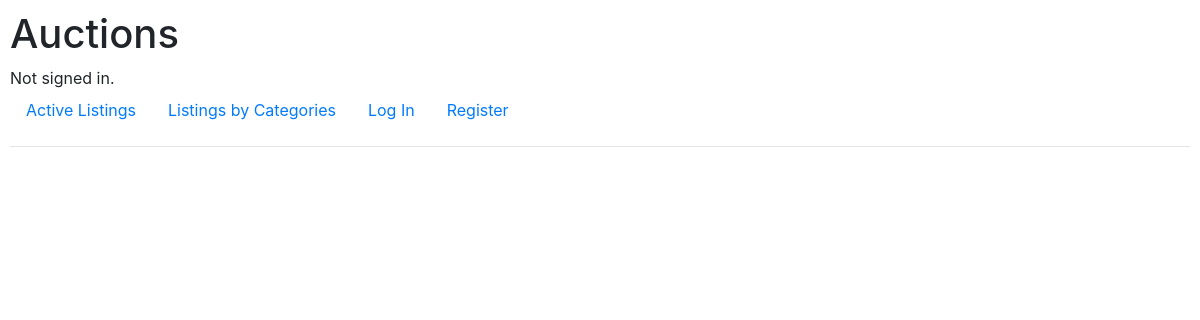
Page /categories/ on the earlier database version.
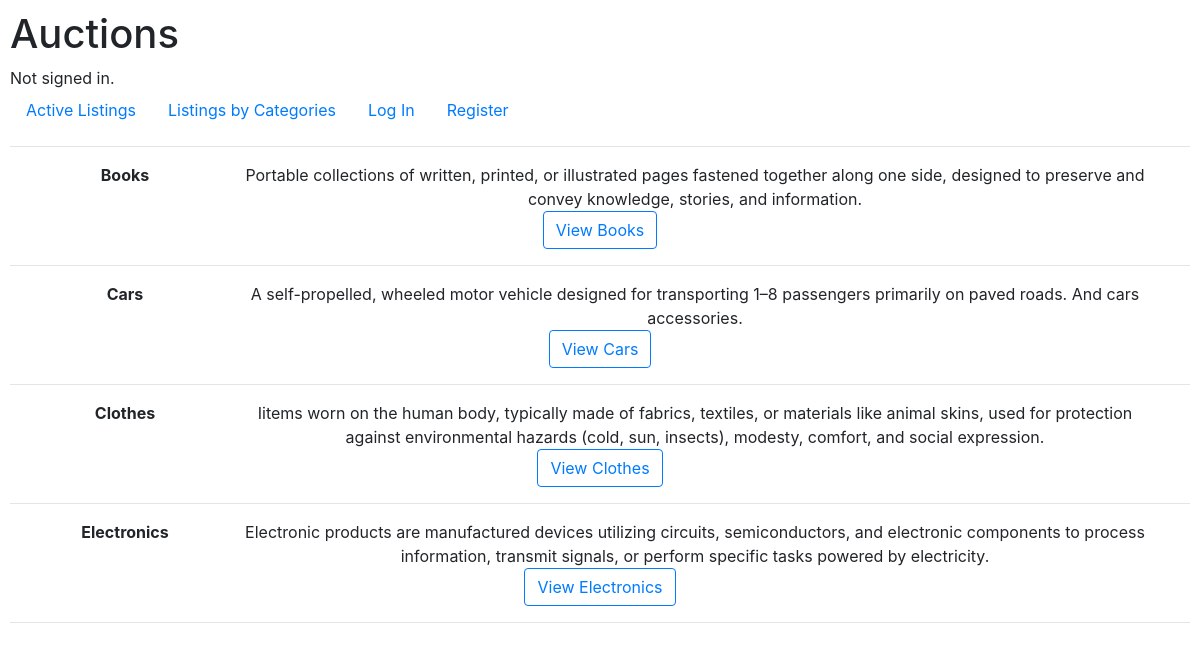
Same page on the later database version.
### auctions/models.py (models this page shows, shortened)
class Category(models.Model):
    name = models.CharField(max_length=64, unique=True)
    description = models.CharField(max_length=500)

### auctions/views.py (the view)
# urls.py: path("categories/", views.categories, name="categories")
def categories(request):
    return render(request, "auctions/categories.html", {
        "categories": Category.objects.all().order_by("name")
    })

### auctions/templates/auctions/categories.html
{% extends "auctions/layout.html" %}
{% block body %}
    {% for category in categories %}
        <div class="container text-center">
            <div class="row">
                <div class="col-2">
                    <b>{{ category.name }}</b>
                </div>
                <div class="col">
                    {{ category.description }}
                </div>
            </div>
            <div class="row">
                <div class="col">
                    <a href="{% url 'index' %}?category={{ category.id }}">
                        <button class="btn btn-outline-primary">View {{ category.name }}</button>
                    </a>
                </div>
            </div>
        </div>
        <hr class="hr" />
    {% endfor %}
{% endblock %}

### auctions/templates/auctions/layout.html (shortened to what this page needs)
{% load static %}
<!DOCTYPE html>
<html lang="en">
    <head>
        <link rel="stylesheet" href="https://stackpath.bootstrapcdn.com/bootstrap/4.4.1/css/bootstrap.min.css">
        <link href="{% static 'auctions/styles.css' %}" rel="stylesheet">
    </head>
    <body>
        <h1>Auctions</h1>
        <div>
            {% if user.is_authenticated %}
                Signed in as <strong>{{ user.username }}</strong>.
            {% else %}
                Not signed in.
            {% endif %}
        </div>
        <ul class="nav">
            <li class="nav-item">
                <a class="nav-link" href="{% url 'index' %}">Active Listings</a>
            </li>
            <li class="nav-item">
                <a class="nav-link" href="{% url 'categories' %}">Listings by Categories</a>
            </li>
            {% if user.is_authenticated %}
                <li class="nav-item">
                    <a class="nav-link" href="{% url 'logout' %}">Log Out</a>
                </li>
                <li class="nav-item">
                    <a class="nav-link" href="{% url 'create_listing' %}">Create New Listing</a>
                </li>
                <li class="nav-item">
                    <a class="nav-link" href="{% url 'watchlist' %}">My Watchlist</a>
                </li>
            {% else %}
                <li class="nav-item">
                    <a class="nav-link" href="{% url 'login' %}">Log In</a>
                </li>
                <li class="nav-item">
                    <a class="nav-link" href="{% url 'register' %}">Register</a>
                </li>
            {% endif %}
        </ul>
        <hr>
        {% block body %}
        {% endblock %}
    </body>
</html>

### auctions/static/auctions/styles.css (style rules this page uses)
body { padding: 10px; }

Differences in the rows shown:
added Category: name "Books", description "Portable collections of written, printed, or illustrated pages fastened together along one side, designed to preserve and convey knowledge, stories, and information."
added Category: name "Cars", description "A self-propelled, wheeled motor vehicle designed for transporting 1–8 passengers primarily on paved roads. And cars accessories."
added Category: name "Clothes", description "Iitems worn on the human body, typically made of fabrics, textiles, or materials like animal skins, used for protection against environmental hazards (cold, sun, insects), modesty, comfort, and social expression."
added Category: name "Electronics", description "Electronic products are manufactured devices utilizing circuits, semiconductors, and electronic components to process information, transmit signals, or perform specific tasks powered by electricity."
